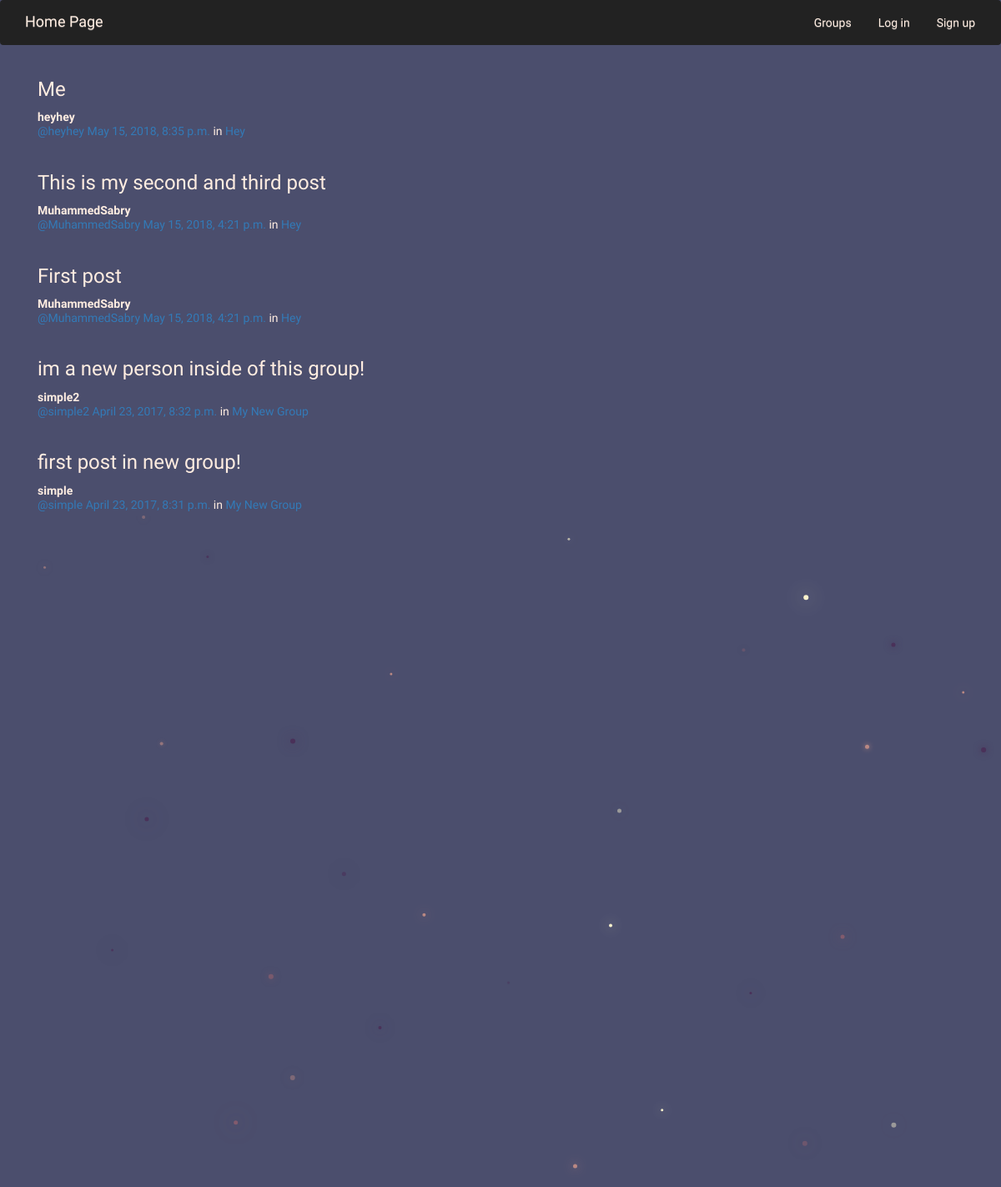
The app's page /posts/, older data.
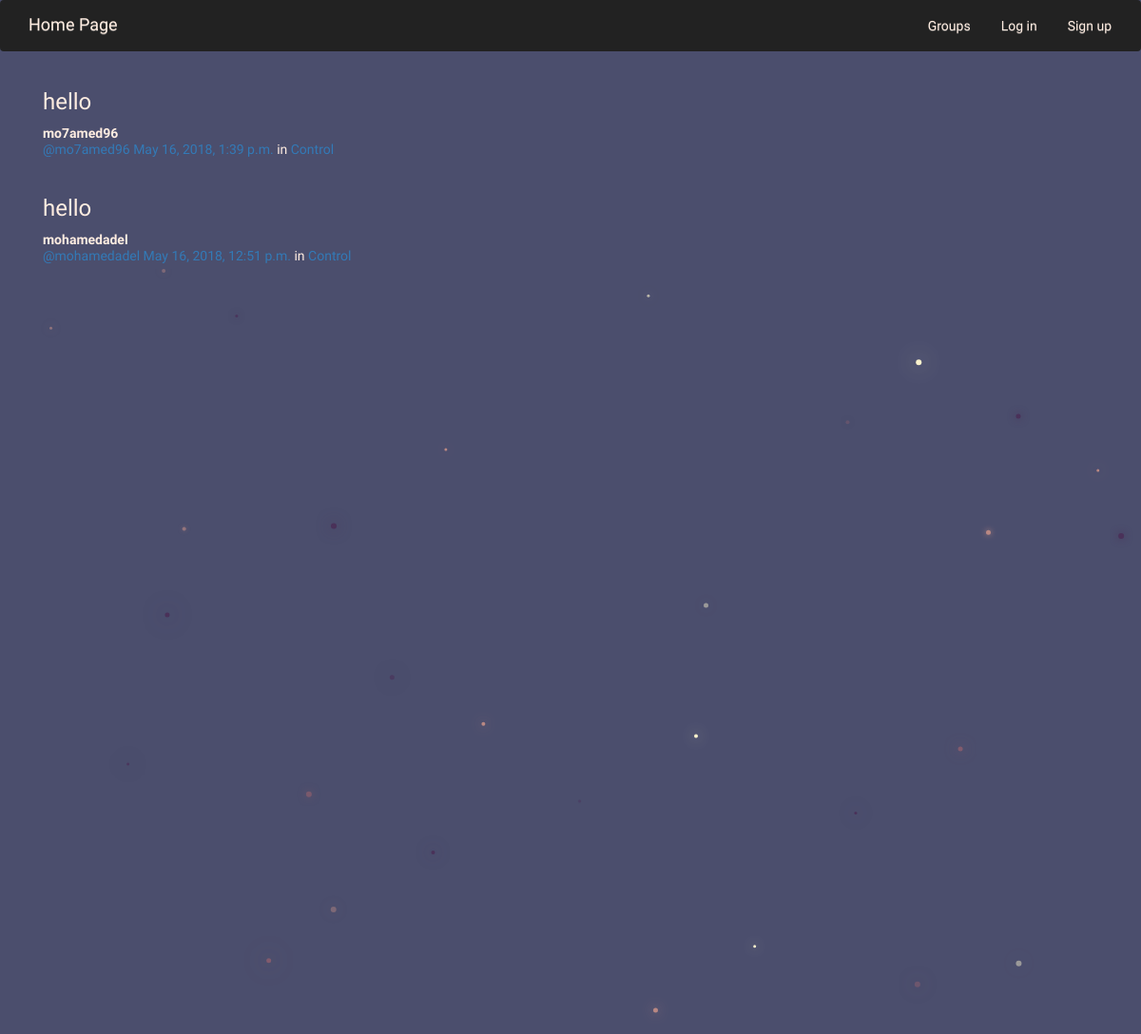
The same page, newer data.
### posts/models.py (models this page shows, shortened)
class Post(models.Model):
    user = models.ForeignKey(User, related_name="posts",on_delete=models.CASCADE)
    created_at = models.DateTimeField(auto_now=True)
    message = models.TextField()
    message_html = models.TextField(editable=False)
    group = models.ForeignKey(Group, related_name="posts",null=True, blank=True,on_delete=models.CASCADE)
    class Meta:
        ordering = ["-created_at"]
        unique_together = ["user", "message"]

### groups/models.py (models this page shows, shortened)
class Group(models.Model):
    name = models.CharField(max_length=255, unique=True)
    slug = models.SlugField(allow_unicode=True, unique=True)
    description = models.TextField(blank=True, default='')
    description_html = models.TextField(editable=False, default='', blank=True)
    members = models.ManyToManyField(User,through="GroupMember")
    class Meta:
        ordering = ["name"]

### posts/views.py (the view)
class PostList(SelectRelatedMixin, generic.ListView):
    model = models.Post
    select_related = ("user", "group")

### posts/templates/posts/post_list.html (shortened to what this page needs)
{% extends "posts/post_base.html" %}
{% load humanize %}
{% block post_content %}
<div class="col-md-8">
	{% for post in post_list %}
  {% include "posts/_post.html" %}
	{% endfor %}
</div>
{% endblock %}

### posts/templates/posts/_post.html (shortened to what this page needs)
<div class="post media">
	<h3>{{ post.message_html|safe }}</h3>
	<div class="media-body">
		<strong>{{ post.user.username }}</strong>
		<h5 class="media-heading">
			<span class="username"><a href="{% url 'posts:for_user' username=post.user.username %}">@{{ post.user.username }}</a></span>
			<time class="time"><a href="{% url 'posts:single' username=post.user.username pk=post.pk %}">{{ post.created_at }}</a></time>
			{% if post.group %}
			<span class="group-name">in <a href="#">{{ post.group.name }}</a></span>
			{% endif %}
		</h5>
	</div>
</div>

Row changes from the older to the newer data that the page shows:
removed Post: message_html "Me", user.username "heyhey", created_at "May 15, 2018, 8:35 p.m.", group.name "Hey"
removed Post: message_html "This is my second and third post", user.username "MuhammedSabry", created_at "May 15, 2018, 4:21 p.m.", group.name "Hey"
removed Post: message_html "First post", user.username "MuhammedSabry", created_at "May 15, 2018, 4:21 p.m.", group.name "Hey"
removed Post: message_html "im a new person inside of this group!", user.username "simple2", created_at "April 23, 2017, 8:32 p.m.", group.name "My New Group"
removed Post: message_html "first post in new group!", user.username "simple", created_at "April 23, 2017, 8:31 p.m.", group.name "My New Group"
added Post: message_html "hello", user.username "mo7amed96", created_at "May 16, 2018, 1:39 p.m.", group.name "Control"
added Post: message_html "hello", user.username "mohamedadel", created_at "May 16, 2018, 12:51 p.m.", group.name "Control"
